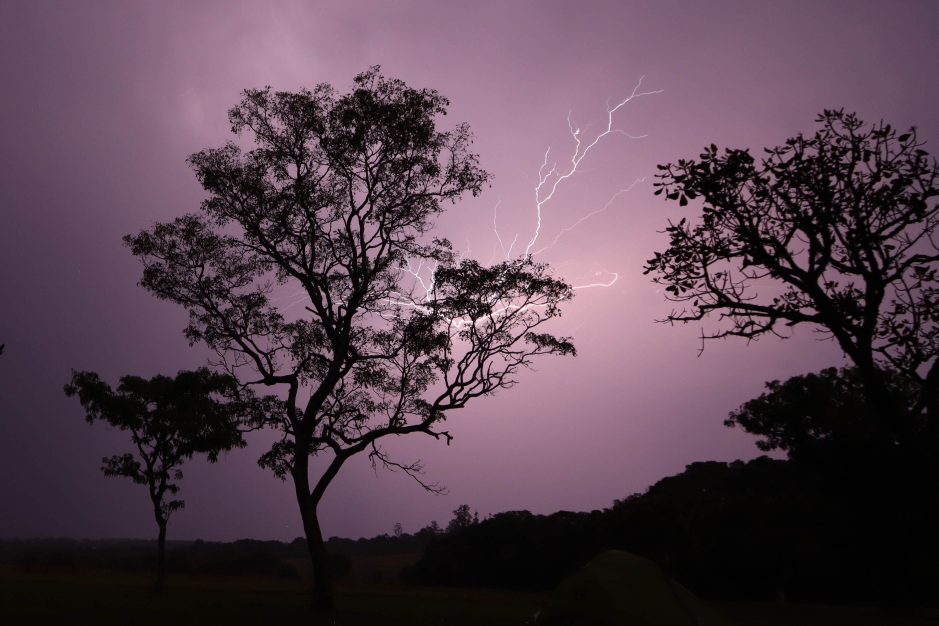
#> input picture assets/20221028232956_IMG_9406.JPG, 3754 x 2502 px (shown at 1/4 size)
$ python -i canny_mod.py   (imports and definitions only)
#> lines starting #> are read from the running program, lines starting #| are printed output that depends on the picture; after the words box and inside, x2 and y2 are one past the last pixel; in counts of white or black regions, pixels touching at a corner belong together
"""
canny.py - Canny Edge detector
Reference: Canny, J., A Computational Approach To Edge Detection, IEEE Trans.
    Pattern Analysis and Machine Intelligence, 8:679-714, 1986
Originally part of CellProfiler, code licensed under both GPL and BSD licenses.
Website: http://www.cellprofiler.org
Copyright (c) 2003-2009 Massachusetts Institute of Technology
Copyright (c) 2009-2011 Broad Institute
All rights reserved.
Original author: Lee Kamentsky
"""

import numpy as np
import scipy.ndimage as ndi
from scipy.ndimage import generate_binary_structure, binary_erosion, label
#from skimage.filters import gaussian
from scipy.ndimage import gaussian_filter as gaussian
from skimage import dtype_limits, img_as_float

# in canny_mod.py
from skimage import dtype_limits, img_as_float

def assert_nD(arr, ndims):
    if isinstance(ndims, int):
        ndims = (ndims,)
    if arr.ndim not in ndims:
        raise ValueError(f"Expected array with ndim in {ndims}, got {arr.ndim}")


def smooth_with_function_and_mask(image, function, mask):
    """Smooth an image with a linear function, ignoring masked pixels
    Parameters
    ----------
    image : array
        Image you want to smooth.
    function : callable
        A function that does image smoothing.
    mask : array
        Mask with 1's for significant pixels, 0's for masked pixels.
    Notes
    ------
    This function calculates the fractional contribution of masked pixels
    by applying the function to the mask (which gets you the fraction of
    the pixel data that's due to significant points). We then mask the image
    and apply the function. The resulting values will be lower by the
    bleed-over fraction, so you can recalibrate by dividing by the function
    on the mask to recover the effect of smoothing from just the significant
    pixels.
    """
    bleed_over = function(mask.astype(float))
    masked_image = np.zeros(image.shape, image.dtype)
    masked_image[mask] = image[mask]
    smoothed_image = function(masked_image)
    output_image = smoothed_image / (bleed_over + np.finfo(float).eps)
    return output_image

def canny(image, sigma=1., low_threshold=None, high_threshold=None, mask=None,
          use_quantiles=False,dx=1,dy=1):
    """Edge filter an image using the Canny algorithm.
    Parameters
    -----------
    image : 2D array
        Grayscale input image to detect edges on; can be of any dtype.
    sigma : float
        Standard deviation of the Gaussian filter.
    low_threshold : float
        Lower bound for hysteresis thresholding (linking edges).
        If None, low_threshold is set to 10% of dtype's max.
    high_threshold : float
        Upper bound for hysteresis thresholding (linking edges).
        If None, high_threshold is set to 20% of dtype's max.
    mask : array, dtype=bool, optional
        Mask to limit the application of Canny to a certain area.
    use_quantiles : bool, optional
        If True then treat low_threshold and high_threshold as quantiles of the
        edge magnitude image, rather than absolute edge magnitude values. If True
        then the thresholds must be in the range [0, 1].
    Returns
    -------
    output : 2D array (image)
        The masked edge map. Values are edge angles (this has changed from the original)
    See also
    --------
    skimage.sobel
    Notes
    -----
    The steps of the algorithm are as follows:
    * Smooth the image using a Gaussian with ``sigma`` width.
    * Apply the horizontal and vertical Sobel operators to get the gradients
      within the image. The edge strength is the norm of the gradient.
    * Thin potential edges to 1-pixel wide curves. First, find the normal
      to the edge at each point. This is done by looking at the
      signs and the relative magnitude of the X-Sobel and Y-Sobel
      to sort the points into 4 categories: horizontal, vertical,
      diagonal and antidiagonal. Then look in the normal and reverse
      directions to see if the values in either of those directions are
      greater than the point in question. Use interpolation to get a mix of
      points instead of picking the one that's the closest to the normal.
    * Perform a hysteresis thresholding: first label all points above the
      high threshold as edges. Then recursively label any point above the
      low threshold that is 8-connected to a labeled point as an edge.
    References
    -----------
    .. [1] Canny, J., A Computational Approach To Edge Detection, IEEE Trans.
           Pattern Analysis and Machine Intelligence, 8:679-714, 1986
    .. [2] William Green's Canny tutorial
           http://dasl.unlv.edu/daslDrexel/alumni/bGreen/www.pages.drexel.edu/_weg22/can_tut.html
    Examples
    --------
    >>> from skimage import feature
    >>> # Generate noisy image of a square
    >>> im = np.zeros((256, 256))
    >>> im[64:-64, 64:-64] = 1
    >>> im += 0.2 * np.random.rand(*im.shape)
    >>> # First trial with the Canny filter, with the default smoothing
    >>> edges1 = feature.canny(im)
    >>> # Increase the smoothing for better results
    >>> edges2 = feature.canny(im, sigma=3)
    """

    #
    # The steps involved:
    #
    # * Smooth using the Gaussian with sigma above.
    #
    # * Apply the horizontal and vertical Sobel operators to get the gradients
    #   within the image. The edge strength is the sum of the magnitudes
    #   of the gradients in each direction.
    #
    # * Find the normal to the edge at each point using the arctangent of the
    #   ratio of the Y sobel over the X sobel - pragmatically, we can
    #   look at the signs of X and Y and the relative magnitude of X vs Y
    #   to sort the points into 4 categories: horizontal, vertical,
    #   diagonal and antidiagonal.
    #
    # * Look in the normal and reverse directions to see if the values
    #   in either of those directions are greater than the point in question.
    #   Use interpolation to get a mix of points instead of picking the one
    #   that's the closest to the normal.
    #
    # * Label all points above the high threshold as edges.
    # * Recursively label any point above the low threshold that is 8-connected
    #   to a labeled point as an edge.
    #
    # Regarding masks, any point touching a masked point will have a gradient
    # that is "infected" by the masked point, so it's enough to erode the
    # mask by one and then mask the output. We also mask out the border points
    # because who knows what lies beyond the edge of the image?
    #
    ##########################################################
    #   MODIFICATION BY EMMA HOWARD                          #
    ##########################################################
    #
    # - Scale the isobel and jsobel derivatives by input variables
    #     dx and dy. This takes into account uneven grid-spacing
    # - Calculate the angle of the Canny edge and return masked angle array,
    #     instead of binary array
    #
    ##########################################################

    assert_nD(image, 2)
    dtype_max = dtype_limits(image, clip_negative=False)[1]

    if low_threshold is None:
        low_threshold = 0.1 * dtype_max
    else:
        low_threshold = low_threshold / dtype_max

    if high_threshold is None:
        high_threshold = 0.2 * dtype_max
    else:
        high_threshold = high_threshold / dtype_max

    if mask is None:
        mask = np.ones(image.shape, dtype=bool)

    def fsmooth(x):
        return img_as_float(gaussian(x, sigma, mode='constant'))

    smoothed = smooth_with_function_and_mask(image, fsmooth, mask)
#    jsobel = ndi.sobel(smoothed, axis=1)     #EH CHANGE
    jsobel = ndi.sobel(smoothed, axis=1)/dx
#    isobel = ndi.sobel(smoothed, axis=0)     #EH CHANGE
    isobel = ndi.sobel(smoothed, axis=0)/dy
    theta = np.arctan2(jsobel,-isobel)         #EH ADD
    abs_isobel = np.abs(isobel)
    abs_jsobel = np.abs(jsobel)
    magnitude = np.hypot(isobel, jsobel)

    #
    # Make the eroded mask. Setting the border value to zero will wipe
    # out the image edges for us.
    #
    s = generate_binary_structure(2, 2)
    eroded_mask = binary_erosion(mask, s, border_value=0)
    eroded_mask = eroded_mask & (magnitude > 0)
    #
    #--------- Find local maxima --------------
    #
    # Assign each point to have a normal of 0-45 degrees, 45-90 degrees,
    # 90-135 degrees and 135-180 degrees.
    #
    local_maxima = np.zeros(image.shape, bool)
    #----- 0 to 45 degrees ------
    pts_plus = (isobel >= 0) & (jsobel >= 0) & (abs_isobel >= abs_jsobel)
    pts_minus = (isobel <= 0) & (jsobel <= 0) & (abs_isobel >= abs_jsobel)
    pts = pts_plus | pts_minus
    pts = eroded_mask & pts
    # Get the magnitudes shifted left to make a matrix of the points to the
    # right of pts. Similarly, shift left and down to get the points to the
    # top right of pts.
    c1 = magnitude[1:, :][pts[:-1, :]]
    c2 = magnitude[1:, 1:][pts[:-1, :-1]]
    m = magnitude[pts]
    w = abs_jsobel[pts] / abs_isobel[pts]
    c_plus = c2 * w + c1 * (1 - w) <= m
    c1 = magnitude[:-1, :][pts[1:, :]]
    c2 = magnitude[:-1, :-1][pts[1:, 1:]]
    c_minus = c2 * w + c1 * (1 - w) <= m
    local_maxima[pts] = c_plus & c_minus
    #----- 45 to 90 degrees ------
    # Mix diagonal and vertical
    #
    pts_plus = (isobel >= 0) & (jsobel >= 0) & (abs_isobel <= abs_jsobel)
    pts_minus = (isobel <= 0) & (jsobel <= 0) & (abs_isobel <= abs_jsobel)
    pts = pts_plus | pts_minus
    pts = eroded_mask & pts
    c1 = magnitude[:, 1:][pts[:, :-1]]
    c2 = magnitude[1:, 1:][pts[:-1, :-1]]
    m = magnitude[pts]
    w = abs_isobel[pts] / abs_jsobel[pts]
    c_plus = c2 * w + c1 * (1 - w) <= m
    c1 = magnitude[:, :-1][pts[:, 1:]]
    c2 = magnitude[:-1, :-1][pts[1:, 1:]]
    c_minus = c2 * w + c1 * (1 - w) <= m
    local_maxima[pts] = c_plus & c_minus
    #----- 90 to 135 degrees ------
    # Mix anti-diagonal and vertical
    #
    pts_plus = (isobel <= 0) & (jsobel >= 0) & (abs_isobel <= abs_jsobel)
    pts_minus = (isobel >= 0) & (jsobel <= 0) & (abs_isobel <= abs_jsobel)
    pts = pts_plus | pts_minus
    pts = eroded_mask & pts
    c1a = magnitude[:, 1:][pts[:, :-1]]
    c2a = magnitude[:-1, 1:][pts[1:, :-1]]
    m = magnitude[pts]
    w = abs_isobel[pts] / abs_jsobel[pts]
    c_plus = c2a * w + c1a * (1.0 - w) <= m
    c1 = magnitude[:, :-1][pts[:, 1:]]
    c2 = magnitude[1:, :-1][pts[:-1, 1:]]
    c_minus = c2 * w + c1 * (1.0 - w) <= m
    local_maxima[pts] = c_plus & c_minus
    #----- 135 to 180 degrees ------
    # Mix anti-diagonal and anti-horizontal
    #
    pts_plus = (isobel <= 0) & (jsobel >= 0) & (abs_isobel >= abs_jsobel)
    pts_minus = (isobel >= 0) & (jsobel <= 0) & (abs_isobel >= abs_jsobel)
    pts = pts_plus | pts_minus
    pts = eroded_mask & pts
    c1 = magnitude[:-1, :][pts[1:, :]]
    c2 = magnitude[:-1, 1:][pts[1:, :-1]]
    m = magnitude[pts]
    w = abs_jsobel[pts] / abs_isobel[pts]
    c_plus = c2 * w + c1 * (1 - w) <= m
    c1 = magnitude[1:, :][pts[:-1, :]]
    c2 = magnitude[1:, :-1][pts[:-1, 1:]]
    c_minus = c2 * w + c1 * (1 - w) <= m
    local_maxima[pts] = c_plus & c_minus

    #
    #---- If use_quantiles is set then calculate the thresholds to use
    #
    if use_quantiles:
        if high_threshold > 1.0 or low_threshold > 1.0:
            raise ValueError("Quantile thresholds must not be > 1.0")
        if high_threshold < 0.0 or low_threshold < 0.0:
            raise ValueError("Quantile thresholds must not be < 0.0")

        high_threshold = np.percentile(magnitude, 100.0 * high_threshold)
        low_threshold = np.percentile(magnitude, 100.0 * low_threshold)

    #
    #---- Create two masks at the two thresholds.
    #
    high_mask = local_maxima & (magnitude >= high_threshold)
    low_mask = local_maxima & (magnitude >= low_threshold)

    #
    # Segment the low-mask, then only keep low-segments that have
    # some high_mask component in them
    #
    strel = np.ones((3, 3), bool)
    labels, count = label(low_mask, strel)
    if count == 0:
        return low_mask

    sums = (np.array(ndi.sum(high_mask, labels,
                             np.arange(count, dtype=np.int32) + 1),
                     copy=False, ndmin=1))
    good_label = np.zeros((count + 1,), bool)
    good_label[1:] = sums > 0
    output_mask = good_label[labels]
    points = np.ma.masked_array(theta,mask=1-output_mask).filled(-999) # EH CHANGE
    return points  # EH CHANGE


# [57 lines left out: function canny_div, not called in this run]

>>> import cv2
>>> picture = cv2.imread('../assets/20221028232956_IMG_9406.JPG', cv2.IMREAD_GRAYSCALE)
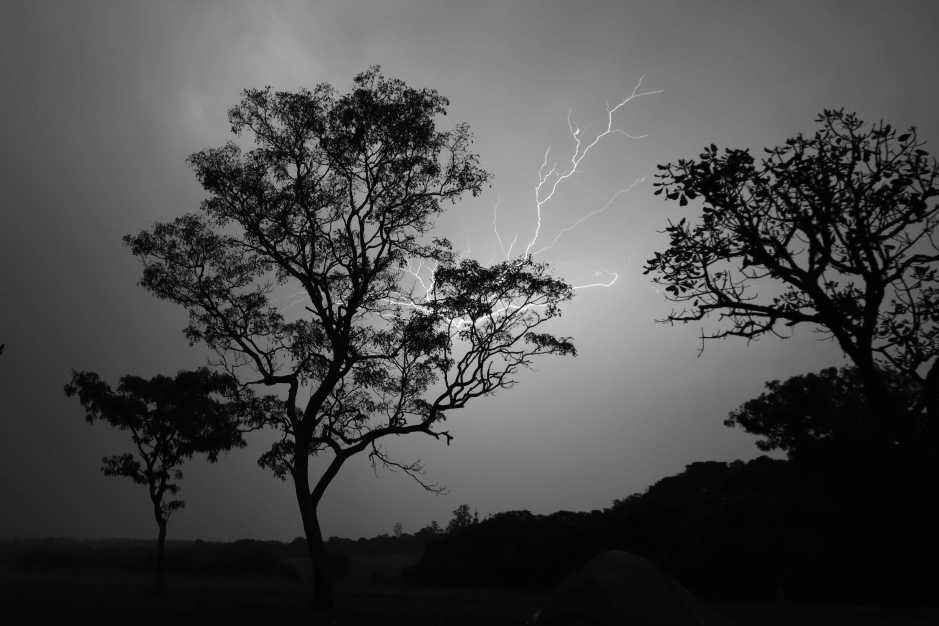
#> picture: shape (2502, 3754) (shown at 1/4 size); min 0, max 255, mean 73.9
>>> result = canny(picture)
#> in canny, `dtype_max = dtype_limits(image, clip_negative=False)[1]`: dtype_max = 255
#> in canny, `low_threshold = 0.1 * dtype_max`: low_threshold = 25.5
#> in canny, `high_threshold = 0.2 * dtype_max`: high_threshold = 51
#> in canny, `theta = np.arctan2(jsobel,-isobel)`:
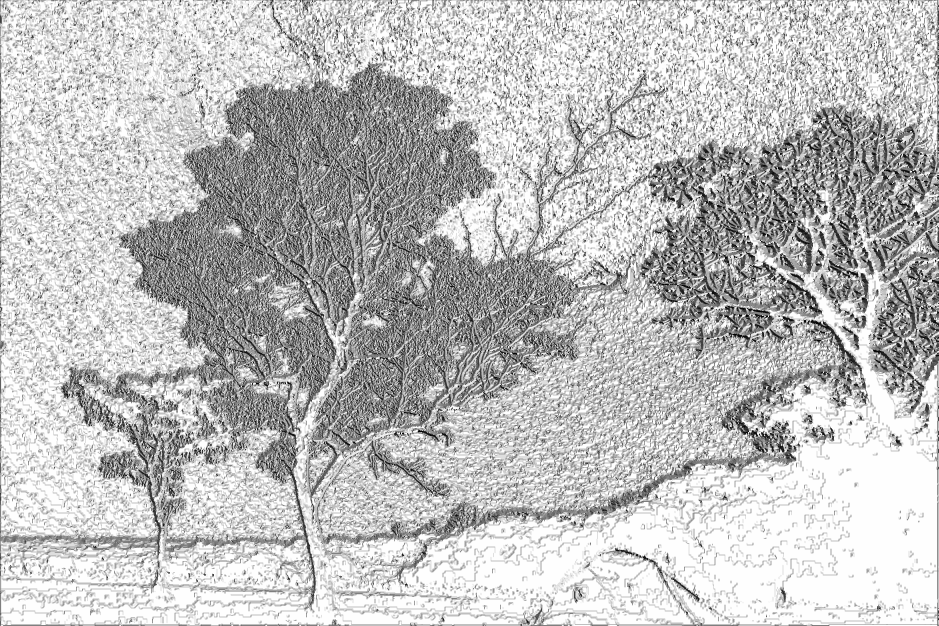
#> theta: shape (2502, 3754) float64 (shown at 1/4 size); min -3.14, max 3.14, mean 1.57; drawn with min black and max white
#> in canny, `magnitude = np.hypot(isobel, jsobel)`:
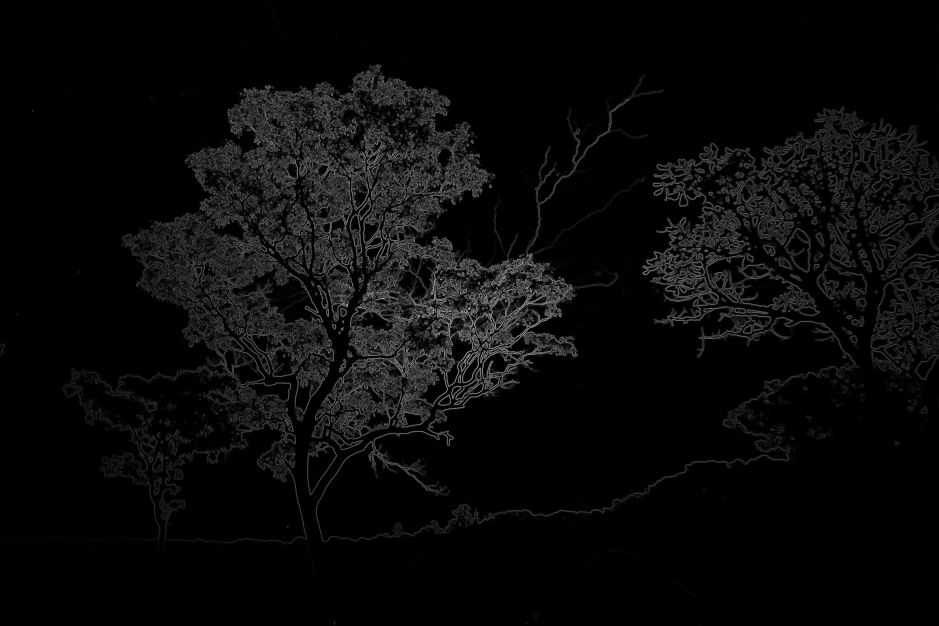
#> magnitude: shape (2502, 3754) float64 (shown at 1/4 size); min 0, max 2.17, mean 0.0867; drawn with min black and max white
#> in canny, `eroded_mask = eroded_mask & (magnitude > 0)`:
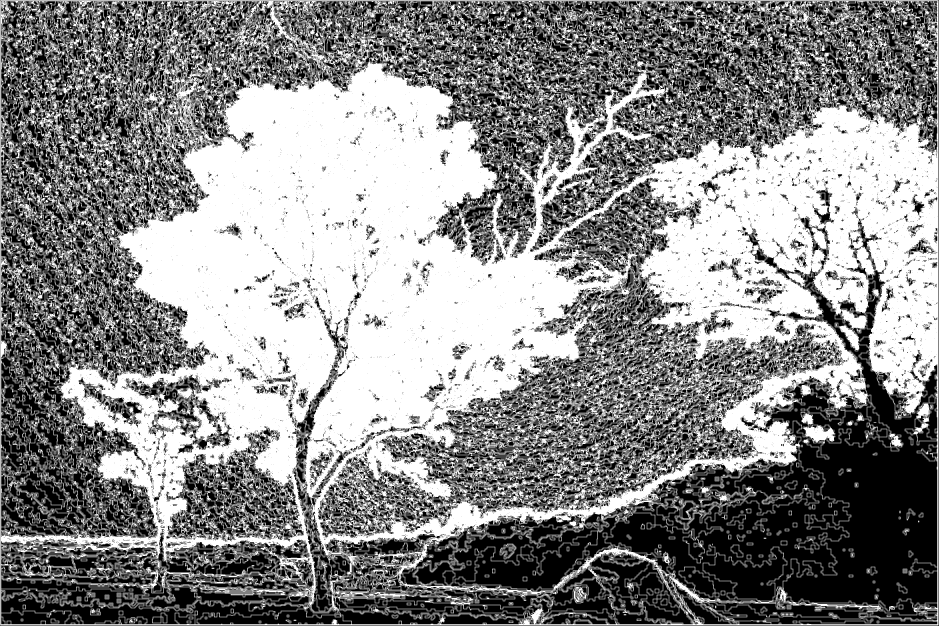
#> eroded_mask: shape (2502, 3754) bool (shown at 1/4 size); 54% white; 48154 black regions (33473 under 20 px), largest, box (x1, y1, x2, y2) and area: (3133, 1126, 3749, 2443) 340994, (2421, 1789, 3403, 2408) 177523, (1821, 2125, 2389, 2363) 52143
#> in canny, `pts_plus = (isobel <= 0) & (jsobel >= 0) & (abs_isobel >= abs_jsobel)`:
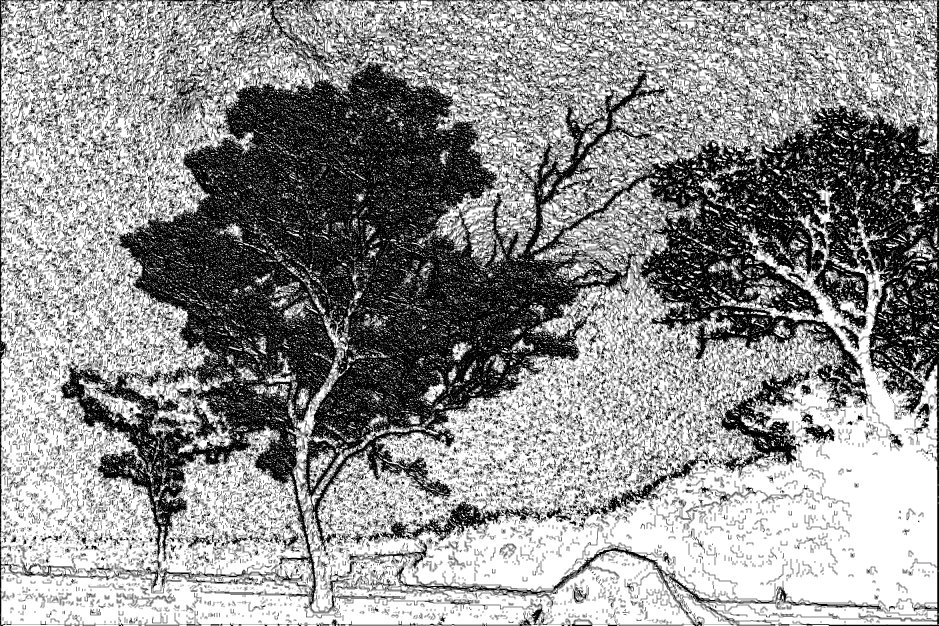
#> pts_plus: shape (2502, 3754) bool (shown at 1/4 size); 56.9% white; 22201 black regions (13141 under 20 px), largest, box (x1, y1, x2, y2) and area: (0, 0, 3754, 2502) 3116001, (2827, 1551, 3205, 1913) 38230, (1326, 1988, 2017, 2315) 24650
#> in canny, `pts_minus = (isobel >= 0) & (jsobel <= 0) & (abs_isobel >= abs_jsobel)`:
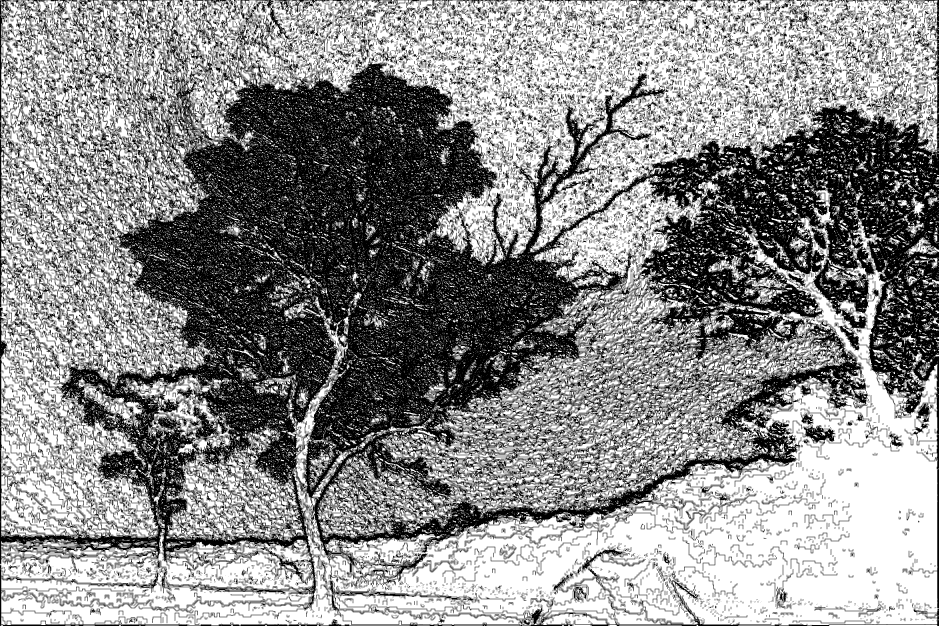
#> pts_minus: shape (2502, 3754) bool (shown at 1/4 size); 54.7% white; 15793 black regions (9177 under 20 px), largest, box (x1, y1, x2, y2) and area: (0, 0, 3754, 2502) 3556594, (280, 42, 511, 357) 9623, (907, 0, 1169, 209) 7635
#> in canny, `local_maxima[pts] = c_plus & c_minus`:
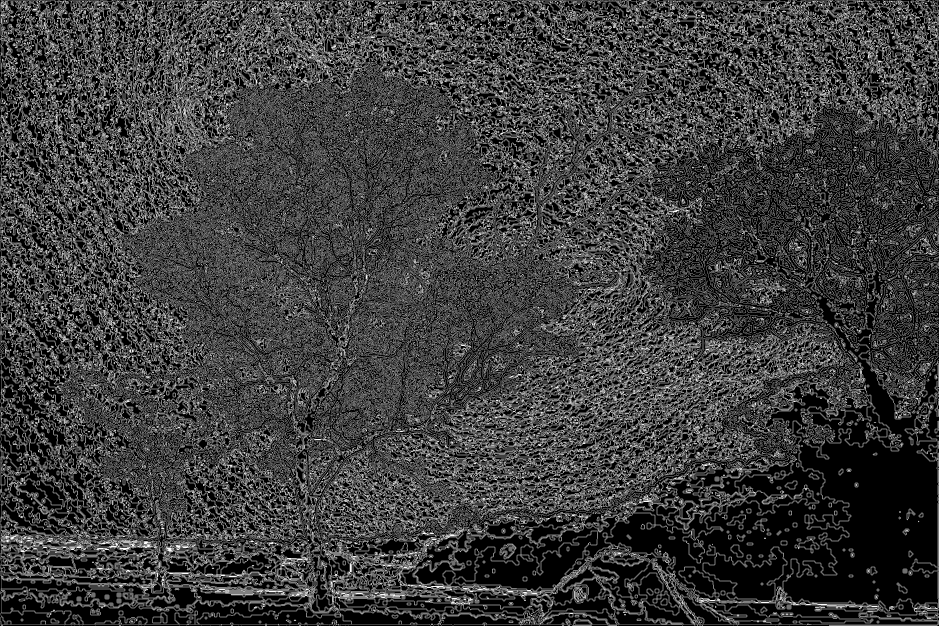
#> local_maxima: shape (2502, 3754) bool (shown at 1/4 size); 24.1% white in thin lines or dots
#> in canny, `labels, count = label(low_mask, strel)`: count = 0
